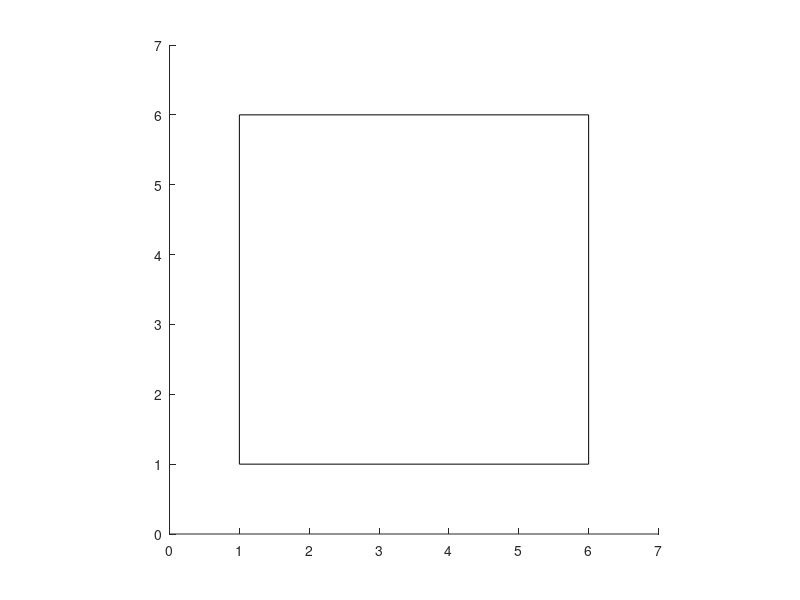

This chart was generated by the following MATLAB code: (Note: this script raises an error after producing the figure.)
Ax = 1; Ay = 6;
Bx = 6; By = 6;
Cx = 6; Cy = 1;
Dx = 1; Dy = 1;

x = 0.1;
x1 = 0.2;
x2 = x;
x3 = x;
x4 = x;

X=[1 1;1 1];
rectangle('Position', [1 1 5 5])
axis equal
axis([0 7 0 7])

hold on;
plot(Ax,Ay,'O',"Color",[1,0,0]);
plot(Bx,By,'O',"Color",[0,1,0]);
plot(Cx,Cy,'O',"Color",[0,0,1]);
plot(Dx,Dy,'O',"Color",[0,0,0]);
pause(1);
% Jak w Kod 3 %

while any(abs(X) > 0.2, 'all')
    rectangle('Position', [1 1 5 5])
    axis equal
    axis([0 7 0 7])
      
    Vab = [Bx-Ax, By-Ay];
    nA= norm(Vab);
    V1 = Vab/nA .* x1;
    ax = Ax; ay = Ay;
    Ax = Ax + V1(1);
    Ay = Ay + V1(2);
    dA = dA + sqrt((Ax-ax)^2+(Ay-ay)^2);
    
    Vbc = [Cx-Bx, Cy-By];
    nB = norm(Vbc);
    V2 = Vbc/nB .* x2;
    bx = Bx; by = By;
    Bx = Bx + V2(1);
    By = By + V2(2);
    dB = dB + sqrt((Bx-bx)^2+(By-by)^2);
    
    Vcd = [Dx-Cx, Dy-Cy];
    nC = norm(Vcd);
    V3 = Vcd/nC .* x3;
    cx = Cx; cy = Cy;
    Cx = Cx + V3(1);
    Cy = Cy + V3(2);
    dC = dC + sqrt((Cx-cx)^2+(Cy-cy)^2);
    
    Vda = [Ax-Dx, Ay-Dy];
    nD = norm(Vda);
    V4 = Vda/nD .* x4;
    dx = Dx; dy = Dy;
    Dx = Dx + V4(1);
    Dy = Dy + V4(2);
    dD = dD + sqrt((Dx-dx)^2+(Dy-dy)^2);
    
    X=[Vab Vbc;Vcd Vda];

    plot(Ax,Ay,'O',"Color",[1,0,0]);
    plot(Bx,By,'O',"Color",[0,1,0]);
    plot(Cx,Cy,'O',"Color",[0,0,1]);
    plot(Dx,Dy,'O',"Color",[0,0,0]);
    pause(0.1);
end

disp(dA)
disp(dB)
disp(dC)
disp(dD)